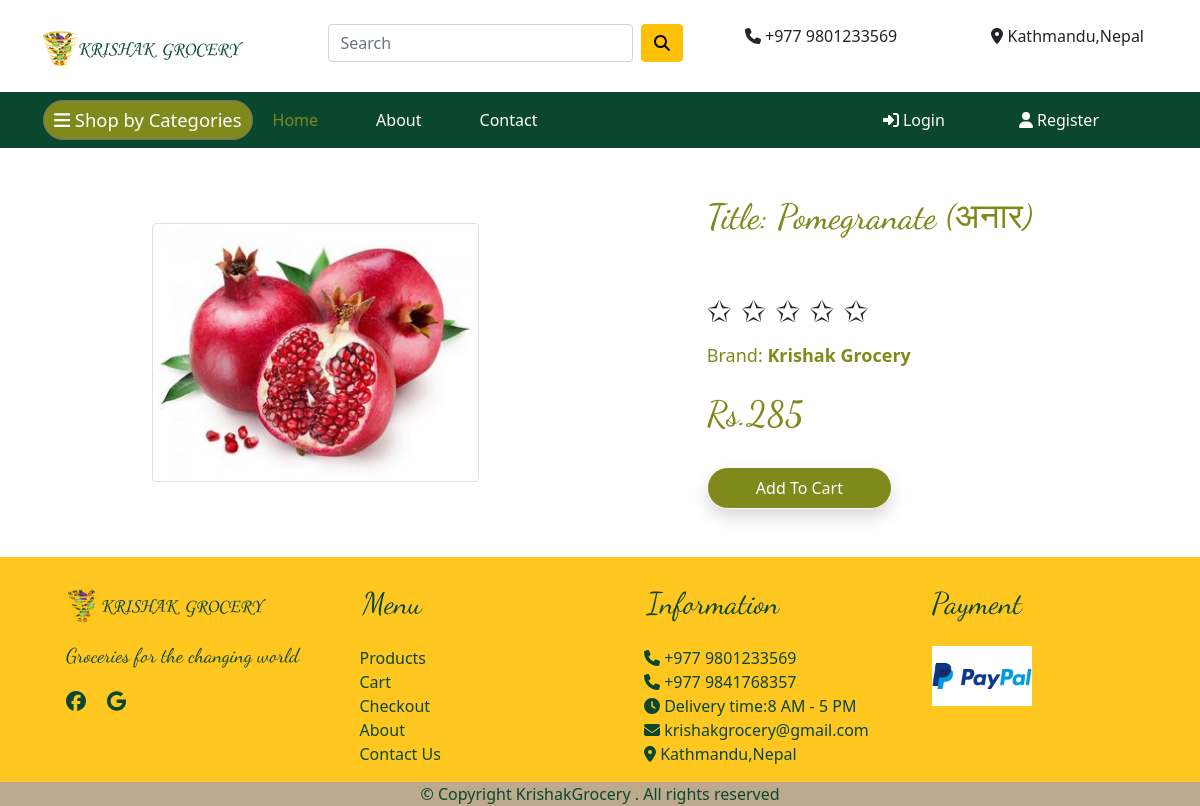
/product-detail/8, run on an earlier commit of the app's database.
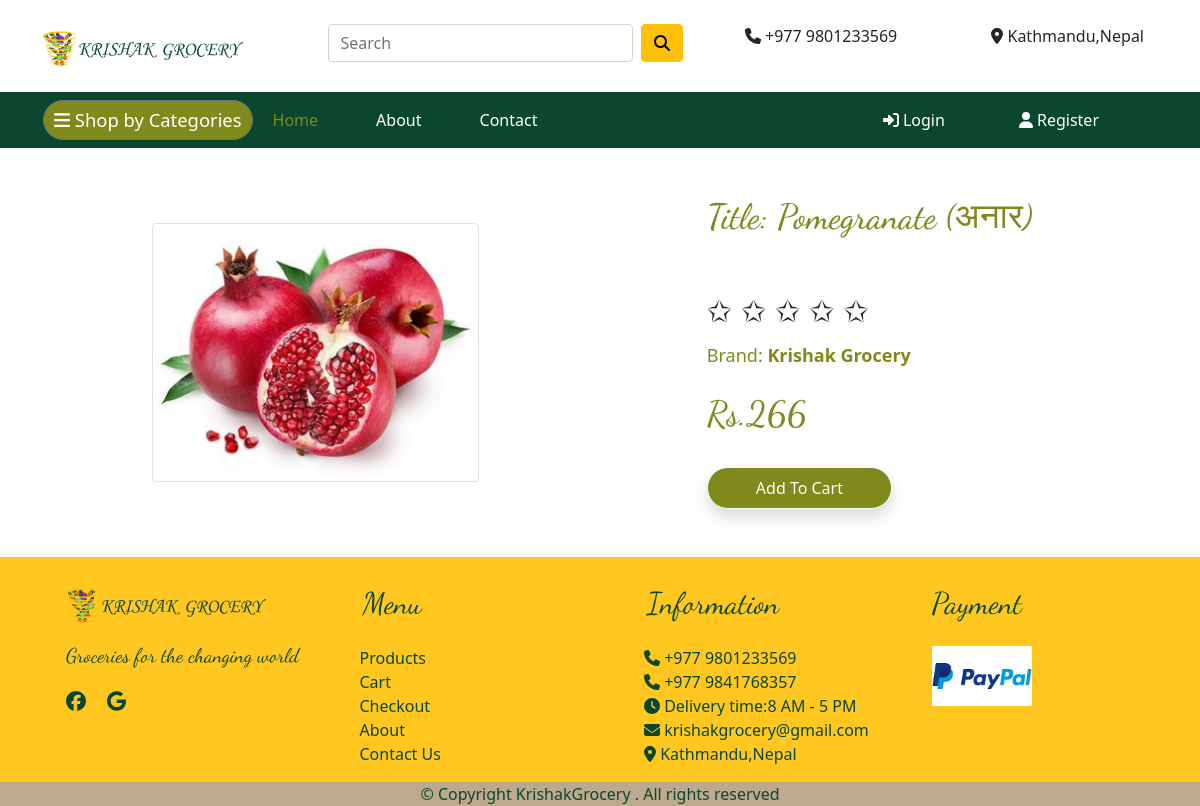
And on a later commit of the database.
### app/models.py (models this page shows, shortened)
class Product(models.Model):
    title = models.CharField(max_length=100)
    selling_price = models.IntegerField()
    category = models.CharField(choices=CATEGORY_CHOICES, max_length=2)
    product_image = models.ImageField(upload_to='productimg')
    def __str__(self) :
        return str(self.id)

### app/views.py (the view)
# urls.py: path('product-detail/<int:pk>', views.ProductDetailView.as_view(), name='product-detail'),
class ProductDetailView(View):
    def get(self, request, pk):
        product = Product.objects.get(pk=pk)
        totalitem = 0
        item_already_in_cart = False
        if request.user.is_authenticated:
            item_already_in_cart = Cart.objects.filter(Q(product=product.id) & Q(user=request.user)).exists()
            totalitem = len(Cart.objects.filter(user=request.user))
        return render(request, 'app/productdetail.html', {'product':product, 'item_already_in_cart': item_already_in_cart, 'totalitem':totalitem})

### app/templates/app/productdetail.html (shortened to what this page needs)
{% extends 'app/base.html' %}
{% load static %}
{% block main-content %}
<div class="container my-5">
 <div class="row">
  <div class="col-sm-6 text-center align-self-center">
   <img src="{{ product.product_image.url }}" alt="" class="img-fluid img-thumbnail">
  </div>
  <div class="col-sm-5 offset-sm-1">
   <h4> Title: {{product.title}}</h4>
   <br/>
    <div class="rating-wrapper">
    </div>
    <br/>
    <br/>
    <span class="heading">Brand:<b> Krishak Grocery</b></span>
    <br/>
    <br/>
   <h4> Rs.{{product.selling_price}} </h4> <br>
    {% if not request.user.is_authenticated %}
        <form action="/add-to-cart" class="d-inline">
            <button type="submit" class="btn btn-light shadow px-5 py-2">Add To Cart</button>
        </form>
    {% endif %}
  </div>
 </div>
</div>
{% endblock main-content %}

What changed in the data, as far as the page shows it:
changed Product "Pomegranate (अनार)": selling_price "285" → "266"
